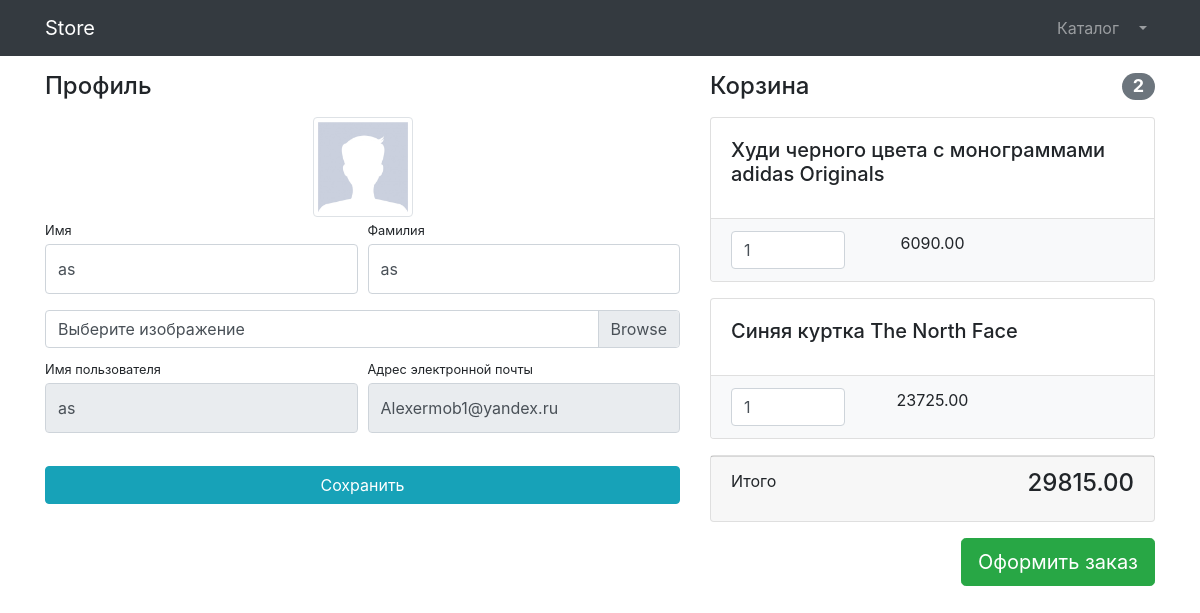
The app's page /users/profile/1 (signed in) with its own data.
### users/models.py (models this page shows)
class User(AbstractUser):
    image = models.ImageField(upload_to='users_images', null=True, blank=True)
    is_verified_email = models.BooleanField(default=False)
    email = models.EmailField(unique=True)

### products/models.py (models this page shows, shortened)
class Basket(models.Model):
    user = models.ForeignKey(User, on_delete=models.CASCADE)
    product = models.ForeignKey(Product, on_delete=models.CASCADE)
    quantity = models.PositiveIntegerField(default=0)
    created_timestamp = models.DateTimeField(auto_now_add=True)
    objects = BasketQuerySet.as_manager()
    class Meta:
        verbose_name = 'basket'
        verbose_name_plural = 'baskets'
    def sum(self):
        return self.product.price * self.quantity

class Product(models.Model):
    name = models.CharField(max_length=256)
    description = models.TextField()
    price = models.DecimalField(max_digits=10, decimal_places=2)
    quantity = models.PositiveIntegerField(default=0)
    image = models.ImageField(upload_to='products_images')
    category = models.ForeignKey(to=ProductCategory, on_delete=models.CASCADE)
    class Meta:
        verbose_name = 'product'
        verbose_name_plural = 'products'

### users/views.py (the view, shortened to what this page needs)
# urls.py: path('profile/<int:pk>', login_required(UserProfileView.as_view()), name='profile'),
class UserProfileView(TitleMixin, UpdateView):
    model = User
    form_class = UserProfileForm
    template_name = "users/profile.html"
    title = 'Store - Личный кабинет'
    def get_object(self, queryset=None):
        return self.request.user

### users/form.py
class UserProfileForm(UserChangeForm):
    username = forms.CharField(widget=forms.TextInput(attrs={
        'class': "form-control py-4", 'readonly': True}))
    first_name = forms.CharField(widget=forms.TextInput(attrs={
        'class': "form-control py-4", 'value': 'Имя'}))
    last_name = forms.CharField(widget=forms.TextInput(attrs={
        'class': "form-control py-4"}))
    email = forms.CharField(widget=forms.EmailInput(attrs={
        'class': "form-control py-4", 'readonly': True}))
    image = forms.ImageField(widget=forms.FileInput(attrs={
        'class': 'custom-file-input'}), required=False)
    class Meta:
        model = User
        fields = ('username', 'first_name', 'last_name',
                  'email', 'image')

### common/view.py (called while the page is built)
    def get_context_data(self, **kwargs):
        context = super(TitleMixin, self).get_context_data(**kwargs)
        context['title'] = self.title
        return context

### products/context_processors.py (called while the page is built)
def baskets(request):
    user = request.user
    return {'baskets': Basket.objects.filter(user=user) if user.is_authenticated else []}

### products/models.py (called while the page is built)
    def total_sum(self):
        return sum(basket.sum() for basket in self)

    def total_quantity(self):
        return sum(basket.quantity for basket in self)

### users/templates/users/profile.html (shortened to what this page needs)
{% extends 'products/base.html' %}
{% load static %}
{% block css %}
    <link href="{% static 'vendor/css/profile.css' %}" rel="stylesheet">
{% endblock %}
{% block content %}
<div class="container">
    <div class="row">
        <div class="col-lg-7">
            <h4 class="mt-3 mb-3">Профиль</h4>
            <div class="col-lg-12 text-center">
                <img width="100" height="100"
                src="{% if user.image %} {{ user.image.url }} {% else %} {% static 'vendor/img/users/default_avatar.jpg' %} {% endif %}"
                class="img-thumbnail">
            </div>
            <form action="{% url 'users:profile' user.id %}" method = "post" enctype="multipart/form-data">
                <div class="form-row">
                    <div class="col-lg-6">
                        <div class="form-group">
                            <label class="small mb-1" for="{{ form.first_name.id_for_label }}">Имя</label>
                           {{ form.first_name }}
                        </div>
                    </div>
                    <div class="col-lg-6">
                        <div class="form-group">
                            <label class="small mb-1" for="{{ form.last_name.id_for_label }}">Фамилия</label>
                            {{ form.last_name }}
                        </div>
                    </div>
                </div>
                <div class="form-row mb-2">
                    <div class="col-lg-12">
                        <div class="custom-file">
                            <label class="custom-file-label" for="{{ form.image.id_for_label }}">Выберите изображение</label>
                        </div>
                    </div>
                </div>
                <div class="form-row">
                    <div class="col-lg-6">
                        <label class="small mb-1" for="{{ form.username.id_for_label }}">Имя пользователя</label>
                        {{ form.username }}
                    </div>
                    <div class="col-lg-6">
                        <label class="small mb-1" for="{{ form.email.id_for_label }}">Адрес электронной
                            почты</label>
                        {{ form.email }}
                    </div>
                </div>
                <div class="form-row">
                    <div class="col-lg-12" style="margin-top: 33px;">
                        <input class="btn btn-info btn-block" type="submit" value="Сохранить">
                    </div>
                </div>
            </form>
        </div>
        {% include "products/basket.html" %}
    </div>
</div>
{% endblock %}

### products/templates/products/basket.html (shortened to what this page needs)
{% load static %}
{% block css %}
    <link href="{% static 'vendor/css/profile.css' %}" rel="stylesheet">
{% endblock %}
{% if baskets %}
<div class="col-lg-5">
    <h4 class="mt-3 mb-3 d-flex justify-content-between align-items-center mb-3">
        Корзина <span class="badge badge-secondary badge-pill">{{ baskets.total_quantity }}</span>
    </h4>
    {% for basket in baskets %}
    <div class="card mb-3">
        <div class="card-body">
            <h5 class="card-title">{{ basket.product.name }}</h5>
        </div>
        <ul class="list-group list-group-flush">
            <li class="list-group-item bg-light">
                <div class="row text-center">
                    <div class="col-lg-4">
                        <input name="basketID" type="number" class="form-control"
                               value="{{ basket.quantity }}" min="0">
                    </div>
                    <div class="col-lg-4">{{ basket.sum }}</div>
                    <div class="col-lg-4">
                    </div>
                </div>
            </li>
        </ul>
    </div>
    {% endfor %}
    <div class="card mb-3">
        <div class="card-footer">
            <p class="float-left">Итого</p>
            <h4 class="float-right">{{ baskets.total_sum }}</h4>
        </div>
    </div>
    <a class="btn btn-success btn-lg float-right" href="../orders/order-create.html">
        Оформить заказ
    </a>
</div>
{% endif %}

### records on screen
User: first_name "as", last_name "as", username "as", email "Alexermob1@yandex.ru"
Basket: total_quantity "2", product.name "Худи черного цвета с монограммами adidas Originals", basketID "1", sum "6090.00", total_sum "29815.00"
Basket: product.name "Синяя куртка The North Face", basketID "1", sum "23725.00"
